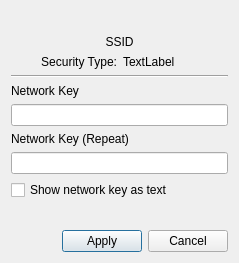
<?xml version="1.0" encoding="UTF-8"?>
<ui version="4.0">
 <class>netKey</class>
 <widget class="QDialog" name="netKey">
  <property name="geometry">
   <rect>
    <x>0</x>
    <y>0</y>
    <width>239</width>
    <height>263</height>
   </rect>
  </property>
  <property name="windowTitle">
   <string notr="true">PC-BSD</string>
  </property>
  <layout class="QVBoxLayout" name="verticalLayout_2">
   <item>
    <spacer name="verticalSpacer_2">
     <property name="orientation">
      <enum>Qt::Vertical</enum>
     </property>
     <property name="sizeHint" stdset="0">
      <size>
       <width>20</width>
       <height>40</height>
      </size>
     </property>
    </spacer>
   </item>
   <item>
    <widget class="QLabel" name="labelssid">
     <property name="layoutDirection">
      <enum>Qt::LeftToRight</enum>
     </property>
     <property name="text">
      <string>SSID</string>
     </property>
     <property name="alignment">
      <set>Qt::AlignCenter</set>
     </property>
    </widget>
   </item>
   <item>
    <layout class="QHBoxLayout" name="horizontalLayout_2">
     <item>
      <widget class="QLabel" name="label_sectitle">
       <property name="text">
        <string>Security Type:</string>
       </property>
       <property name="alignment">
        <set>Qt::AlignRight|Qt::AlignTrailing|Qt::AlignVCenter</set>
       </property>
      </widget>
     </item>
     <item>
      <widget class="QLabel" name="label_security">
       <property name="text">
        <string>TextLabel</string>
       </property>
      </widget>
     </item>
    </layout>
   </item>
   <item>
    <widget class="Line" name="line">
     <property name="orientation">
      <enum>Qt::Horizontal</enum>
     </property>
    </widget>
   </item>
   <item>
    <widget class="QLabel" name="label">
     <property name="text">
      <string>Network Key</string>
     </property>
    </widget>
   </item>
   <item>
    <widget class="QLineEdit" name="lineKey2"/>
   </item>
   <item>
    <widget class="QLabel" name="label_2">
     <property name="text">
      <string>Network Key (Repeat)</string>
     </property>
    </widget>
   </item>
   <item>
    <widget class="QLineEdit" name="lineKey"/>
   </item>
   <item>
    <widget class="QCheckBox" name="checkShowKey">
     <property name="text">
      <string>Show network key as text</string>
     </property>
    </widget>
   </item>
   <item>
    <spacer name="verticalSpacer_3">
     <property name="orientation">
      <enum>Qt::Vertical</enum>
     </property>
     <property name="sizeHint" stdset="0">
      <size>
       <width>20</width>
       <height>40</height>
      </size>
     </property>
    </spacer>
   </item>
   <item>
    <layout class="QHBoxLayout" name="horizontalLayout">
     <item>
      <spacer name="horizontalSpacer">
       <property name="orientation">
        <enum>Qt::Horizontal</enum>
       </property>
       <property name="sizeHint" stdset="0">
        <size>
         <width>40</width>
         <height>20</height>
        </size>
       </property>
      </spacer>
     </item>
     <item>
      <widget class="QPushButton" name="pushApply">
       <property name="text">
        <string>Apply</string>
       </property>
      </widget>
     </item>
     <item>
      <widget class="QPushButton" name="pushCancel">
       <property name="text">
        <string>Cancel</string>
       </property>
      </widget>
     </item>
    </layout>
   </item>
  </layout>
 </widget>
 <resources/>
 <connections/>
</ui>
